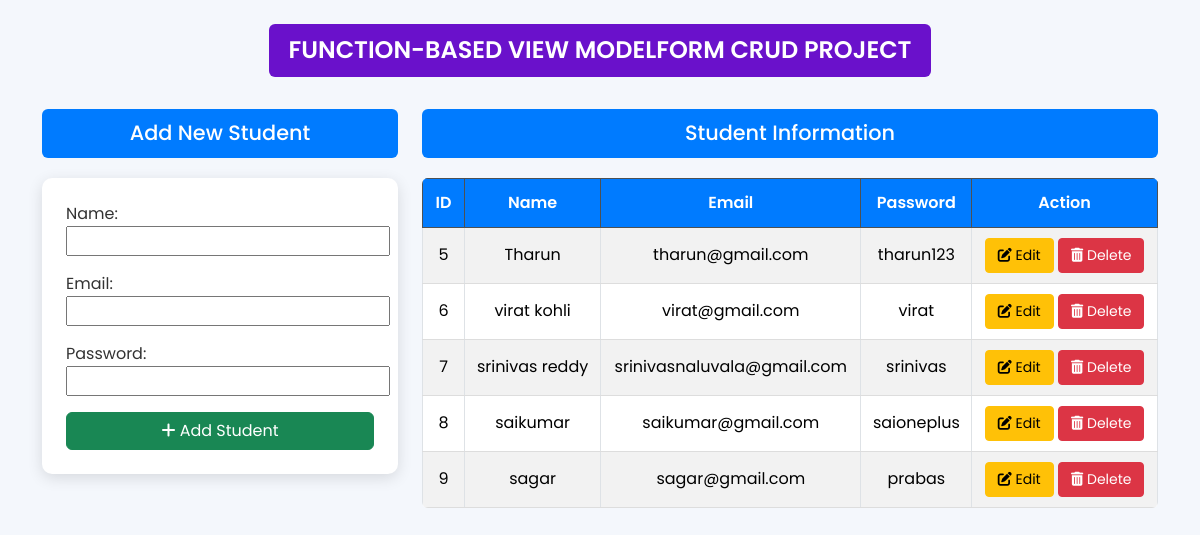
The page / on the database its author committed.
### application/models.py (models this page shows)
class Student(models.Model):
    name=models.CharField(max_length=60,blank=False)
    email=models.EmailField(blank=False)
    password=models.CharField(max_length=60,blank=False)

### application/views.py (the view)
# urls.py: path('',views.add_form,name='Home'),
def add_form(request):
    obj=Student.objects.all()
    form = Student_form()
    if request.method == 'POST':
        form = Student_form(request.POST)
        if form.is_valid():
            form.save()
            return redirect('Home')
    return render(request, 'application/home.html', {'form': form,'obj':obj})

### application/forms.py
class Student_form(forms.ModelForm):
    class Meta:
        model=Student
        fields="__all__"

### application/templates/application/home.html (shortened to what this page needs)
<!DOCTYPE html>
{% load static %}
<html lang="en">
<head>
    <link href="https://cdn.jsdelivr.net/npm/bootstrap@5.3.3/dist/css/bootstrap.min.css" rel="stylesheet">
    <link rel="stylesheet" href="{% static 'css/home.css' %}">
</head>
<body>
    <div class="container text-center mt-4">
        <h1 class="header-title">FUNCTION-BASED VIEW MODELFORM CRUD PROJECT</h1>
    </div>
    <div class="container mt-4">
        <div class="row">
            <div class="col-md-4">
                <h2 class="section-title">Add New Student</h2>
                <form action="" method="post" class="student-form">
                    {{ form.as_p }}
                    <button type="submit" class="btn btn-success w-100"><i class="fas fa-plus"></i> Add Student</button>
                </form>
            </div>
            <div class="col-md-8">
                <h2 class="section-title">Student Information</h2>
                <table class="table table-bordered table-striped text-center">
                    <thead class="table-dark">
                        <tr>
                            <th>ID</th>
                            <th>Name</th>
                            <th>Email</th>
                            <th>Password</th>
                            <th>Action</th>
                        </tr>
                    </thead>
                    <tbody>
                        {% for data in obj %}
                        <tr>
                            <td>{{ data.id }}</td>
                            <td>{{ data.name }}</td>
                            <td>{{ data.email }}</td>
                            <td>{{ data.password }}</td>
                            <td>
                                <a href="{% url 'Update' data.pk %}" class="btn btn-warning btn-sm"><i class="fas fa-edit"></i> Edit</a>
                                <a href="{% url 'Delete' data.pk %}" class="btn btn-danger btn-sm"><i class="fas fa-trash-alt"></i> Delete</a>
                            </td>
                        </tr>
                        {% endfor %}
                    </tbody>
                </table>
            </div>
        </div>
    </div>
</body>
</html>

### application/static/css/home.css (style rules this page uses)
body { background-color: #f4f7fc; font-family: 'Poppins', sans-serif; color: #333; margin: 0; padding: 0; }
.header-title { background-color: #6a11cb; color: white; padding: 12px 20px; border-radius: 6px; display: inline-block; font-size: 1.5rem; font-weight: 600; }
.section-title { background-color: #007bff; color: white; padding: 12px; border-radius: 6px; text-align: center; font-size: 1.3rem; font-weight: 500; margin-bottom: 20px; }
.container { margin-top: 30px; }
.student-form { background-color: #ffffff; padding: 24px; border-radius: 10px; box-shadow: 0px 4px 15px rgba(0, 0, 0, 0.12); transition: all 0.3s ease-in-out; }
.table { margin-top: 15px; border-radius: 6px; overflow: hidden; background-color: white; }
.table th { background-color: #007bff; color: white; padding: 12px; font-weight: 600; }
.table td { padding: 10px; vertical-align: middle; border-bottom: 1px solid #ddd; }
.btn-sm { padding: 6px 12px; font-size: 0.875rem; border-radius: 4px; transition: all 0.2s ease-in-out; }

### rows shown on the page
Student: id "5", name "Tharun", email "tharun@gmail.com", password "tharun123"
Student: id "6", name "virat kohli", email "virat@gmail.com", password "virat"
Student: id "7", name "srinivas reddy", email "srinivasnaluvala@gmail.com", password "srinivas"
Student: id "8", name "saikumar", email "saikumar@gmail.com", password "saioneplus"
Student: id "9", name "sagar", email "sagar@gmail.com", password "prabas"
